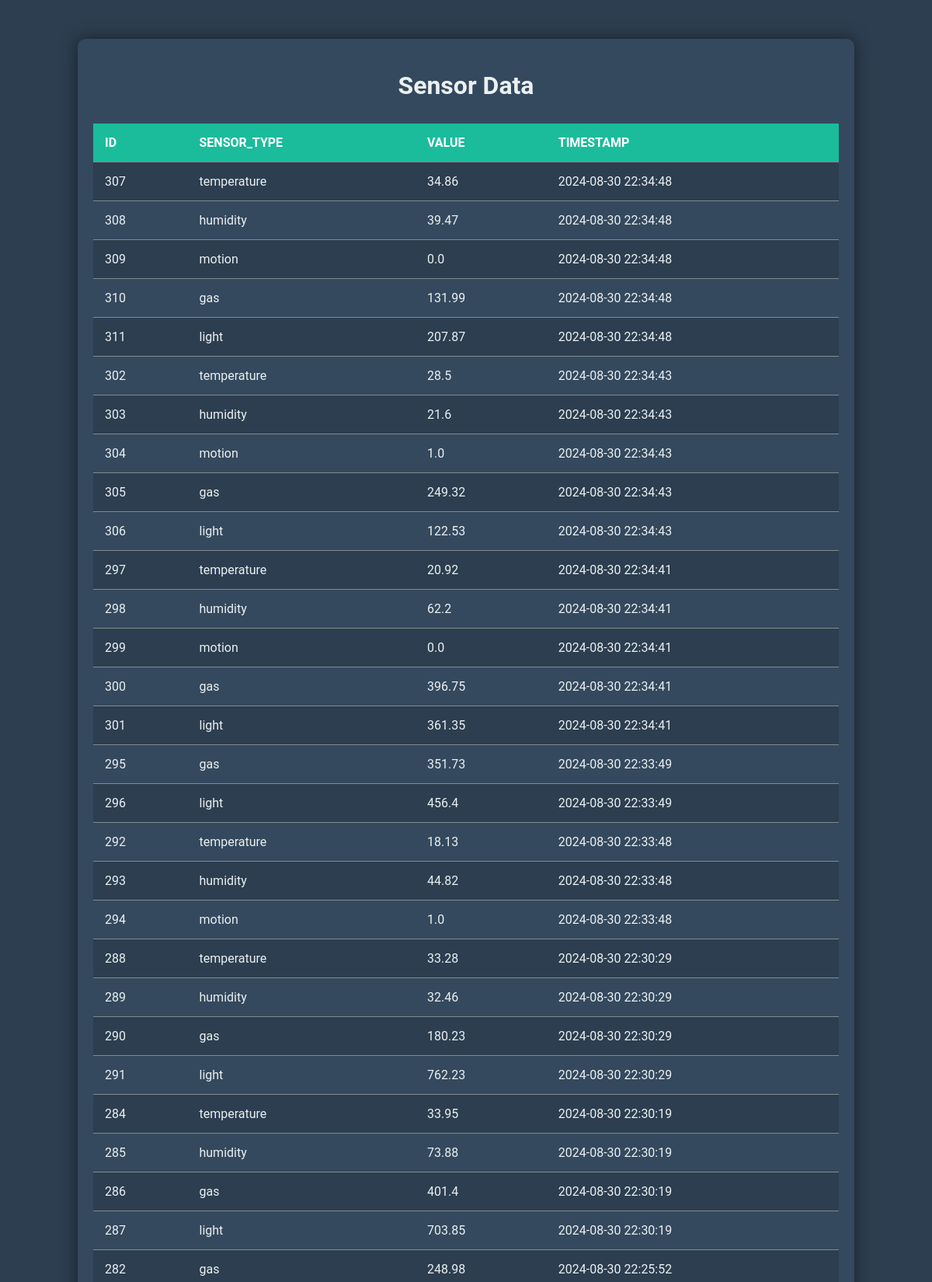
/sensor_data (upper part), run on the app's committed database.
### tables this page shows
CREATE TABLE sensor_data (
            id INTEGER PRIMARY KEY AUTOINCREMENT,
            sensor_type TEXT NOT NULL,
            value REAL NOT NULL,
            timestamp TEXT NOT NULL
        );

### app.py (the view)
@app.route('/sensor_data')
def sensor_data():
    data = SensorData.get_all()  # rbtem todos os dados dos sensores
    return render_template('data.html', data=data, title="Sensor Data")

### home_monitoring/database.py (called while the page is built)
def get_db_connection():
    conn = sqlite3.connect('home_monitoring.db')
    conn.row_factory = sqlite3.Row  # Permite acessar colunas por nome
    return conn

### home_monitoring/models.py (called while the page is built)
    @staticmethod
    def get_all():
        conn = get_db_connection()
        cursor = conn.cursor()
        cursor.execute('SELECT * FROM sensor_data ORDER BY timestamp DESC')  # Seleciona todos os dados de sensores
        data = cursor.fetchall()  # Recupera todos os registros
        conn.close()  # Fecha a conexao com o banco de dados
        return data  # Retorna os dados

### templates/data.html (shortened to what this page needs)
<!DOCTYPE html>
<html lang="en">
<head>
    <link rel="stylesheet" href="{{ url_for('static', filename='data_styles.css') }}">
</head>
<body>
    <div class="container">
        <h1>{{ title }}</h1>
        <div class="table-container">
            <table>
                <thead>
                    <tr>
                        {% for column in data[0].keys() %}
                        <th>{{ column }}</th>
                        {% endfor %}
                    </tr>
                </thead>
                <tbody id="data-table">
                    {% for row in data %}
                    <tr>
                        {% for value in row %}
                        <td>{{ value }}</td>
                        {% endfor %}
                    </tr>
                    {% endfor %}
                </tbody>
            </table>
        </div>
    </div>
</body>
</html>

### static/data_styles.css (style rules this page uses)
body { font-family: 'Roboto', sans-serif; background-color: #2d3e50; color: #ecf0f1; margin: 0; padding: 0; }
.container { width: 80%; margin: 50px auto; padding: 20px; background-color: #34495e; border-radius: 10px; box-shadow: 0 0 20px rgba(0, 0, 0, 0.5); }
h1 { text-align: center; margin-bottom: 30px; color: #ecf0f1; }
.table-container { overflow-x: auto; }
table { width: 100%; border-collapse: collapse; margin-bottom: 20px; }
th, td { padding: 15px; text-align: left; border-bottom: 1px solid #7f8c8d; }
th { background-color: #1abc9c; color: white; font-weight: bold; text-transform: uppercase; }
tr:nth-child(odd) td { background-color: #2c3e50; }
tr:nth-child(even) td { background-color: #34495e; }
td { color: #ecf0f1; transition: background-color 0.3s ease; }

### data on the page
sensor_data: id "307", sensor_type "temperature", value "34.86", timestamp "2024-08-30 22:34:48"
sensor_data: id "308", sensor_type "humidity", value "39.47", timestamp "2024-08-30 22:34:48"
sensor_data: id "309", sensor_type "motion", value "0.0", timestamp "2024-08-30 22:34:48"
sensor_data: id "310", sensor_type "gas", value "131.99", timestamp "2024-08-30 22:34:48"
sensor_data: id "311", sensor_type "light", value "207.87", timestamp "2024-08-30 22:34:48"
sensor_data: id "302", sensor_type "temperature", value "28.5", timestamp "2024-08-30 22:34:43"
sensor_data: id "303", sensor_type "humidity", value "21.6", timestamp "2024-08-30 22:34:43"
sensor_data: id "304", sensor_type "motion", value "1.0", timestamp "2024-08-30 22:34:43"
sensor_data: id "305", sensor_type "gas", value "249.32", timestamp "2024-08-30 22:34:43"
sensor_data: id "306", sensor_type "light", value "122.53", timestamp "2024-08-30 22:34:43"
sensor_data: id "297", sensor_type "temperature", value "20.92", timestamp "2024-08-30 22:34:41"
sensor_data: id "298", sensor_type "humidity", value "62.2", timestamp "2024-08-30 22:34:41"
sensor_data: id "299", sensor_type "motion", value "0.0", timestamp "2024-08-30 22:34:41"
sensor_data: id "300", sensor_type "gas", value "396.75", timestamp "2024-08-30 22:34:41"
sensor_data: id "301", sensor_type "light", value "361.35", timestamp "2024-08-30 22:34:41"
sensor_data: id "295", sensor_type "gas", value "351.73", timestamp "2024-08-30 22:33:49"
sensor_data: id "296", sensor_type "light", value "456.4", timestamp "2024-08-30 22:33:49"
sensor_data: id "292", sensor_type "temperature", value "18.13", timestamp "2024-08-30 22:33:48"
sensor_data: id "293", sensor_type "humidity", value "44.82", timestamp "2024-08-30 22:33:48"
sensor_data: id "294", sensor_type "motion", value "1.0", timestamp "2024-08-30 22:33:48"
sensor_data: id "288", sensor_type "temperature", value "33.28", timestamp "2024-08-30 22:30:29"
sensor_data: id "289", sensor_type "humidity", value "32.46", timestamp "2024-08-30 22:30:29"
sensor_data: id "290", sensor_type "gas", value "180.23", timestamp "2024-08-30 22:30:29"
sensor_data: id "291", sensor_type "light", value "762.23", timestamp "2024-08-30 22:30:29"
sensor_data: id "284", sensor_type "temperature", value "33.95", timestamp "2024-08-30 22:30:19"
sensor_data: id "285", sensor_type "humidity", value "73.88", timestamp "2024-08-30 22:30:19"
sensor_data: id "286", sensor_type "gas", value "401.4", timestamp "2024-08-30 22:30:19"
sensor_data: id "287", sensor_type "light", value "703.85", timestamp "2024-08-30 22:30:19"
sensor_data: id "282", sensor_type "gas", value "248.98", timestamp "2024-08-30 22:25:52"

### other printed values
{{ title }} "Sensor Data"
{{ column }} "ID" "SENSOR_TYPE" "VALUE" "TIMESTAMP"
